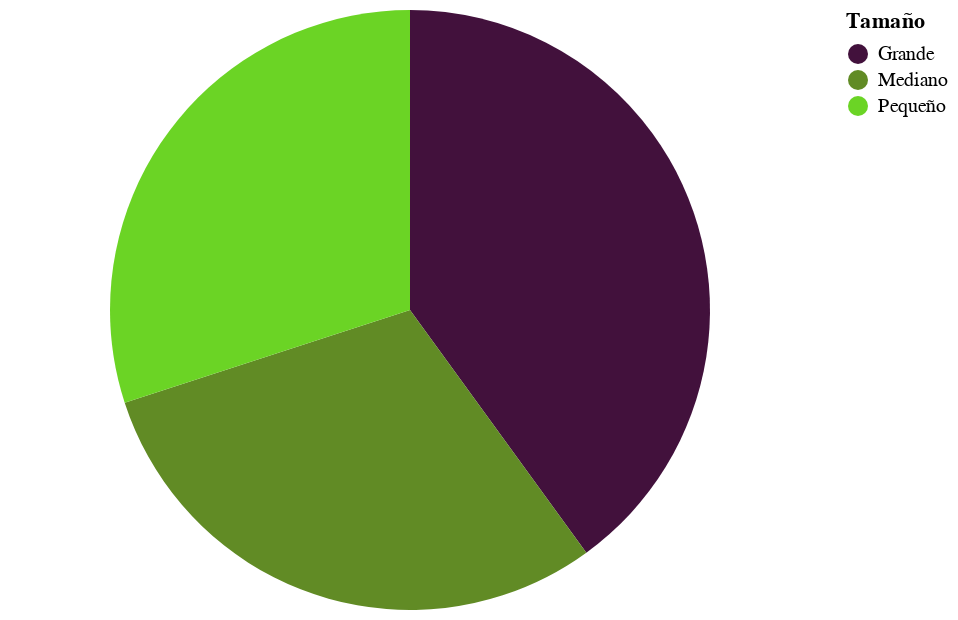

This figure's notebook cell:
### Code cell
alt.Chart(diseases_by_size).mark_arc().encode(
    theta=alt.Theta(field="Número de posibles enfermedades geneticas", type="quantitative"),
    color=alt.Color(field="Tamaño", type="nominal", scale=alt.Scale(range=["#42113C", "#618B25", '#6BD425'])),
)

### Figure 1 — Vega-Lite specification as saved in the notebook (floating-point values rounded to 4 significant figures)
{"config": {"view": {"continuousWidth": 400, "continuousHeight": 300}}, "data": {"name": "data-9b406d7b6ebbc5833c66235d1b1c804d"}, "mark": "arc", "encoding": {"color": {"field": "Tamaño", "scale": {"range": ["#42113C", "#618B25", "#6BD425"]}, "type": "nominal"}, "theta": {"field": "Número de posibles enfermedades geneticas", "type": "quantitative"}}, "$schema": "https://vega.github.io/schema/vega-lite/v4.17.0.json", "datasets": {"data-9b406d7b6ebbc5833c66235d1b1c804d": [{"Tamaño": "Grande", "Número de posibles enfermedades geneticas": 72}, {"Tamaño": "Mediano", "Número de posibles enfermedades geneticas": 54}, {"Tamaño": "Pequeño", "Número de posibles enfermedades geneticas": 54}]}}
